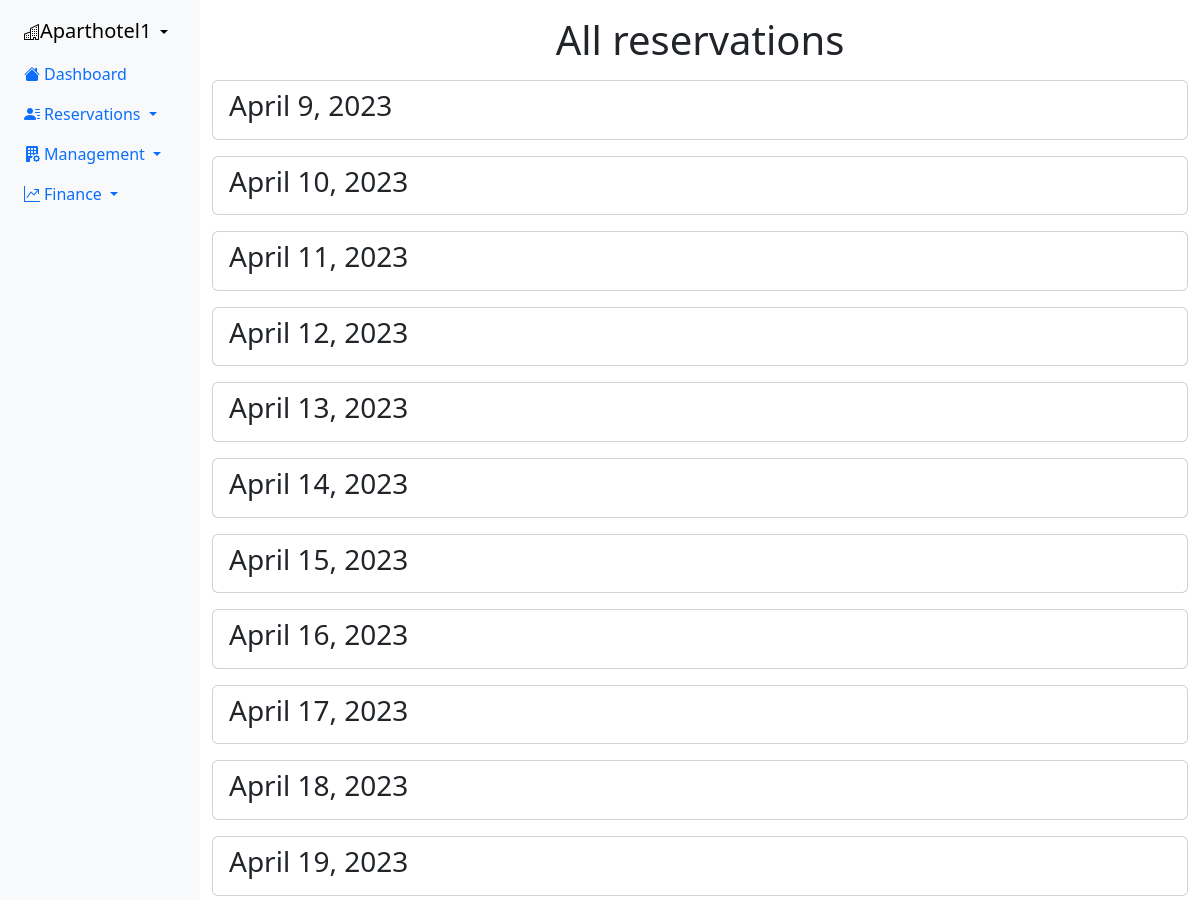
Before: /website/reservations/ (upper part) with the older database file.
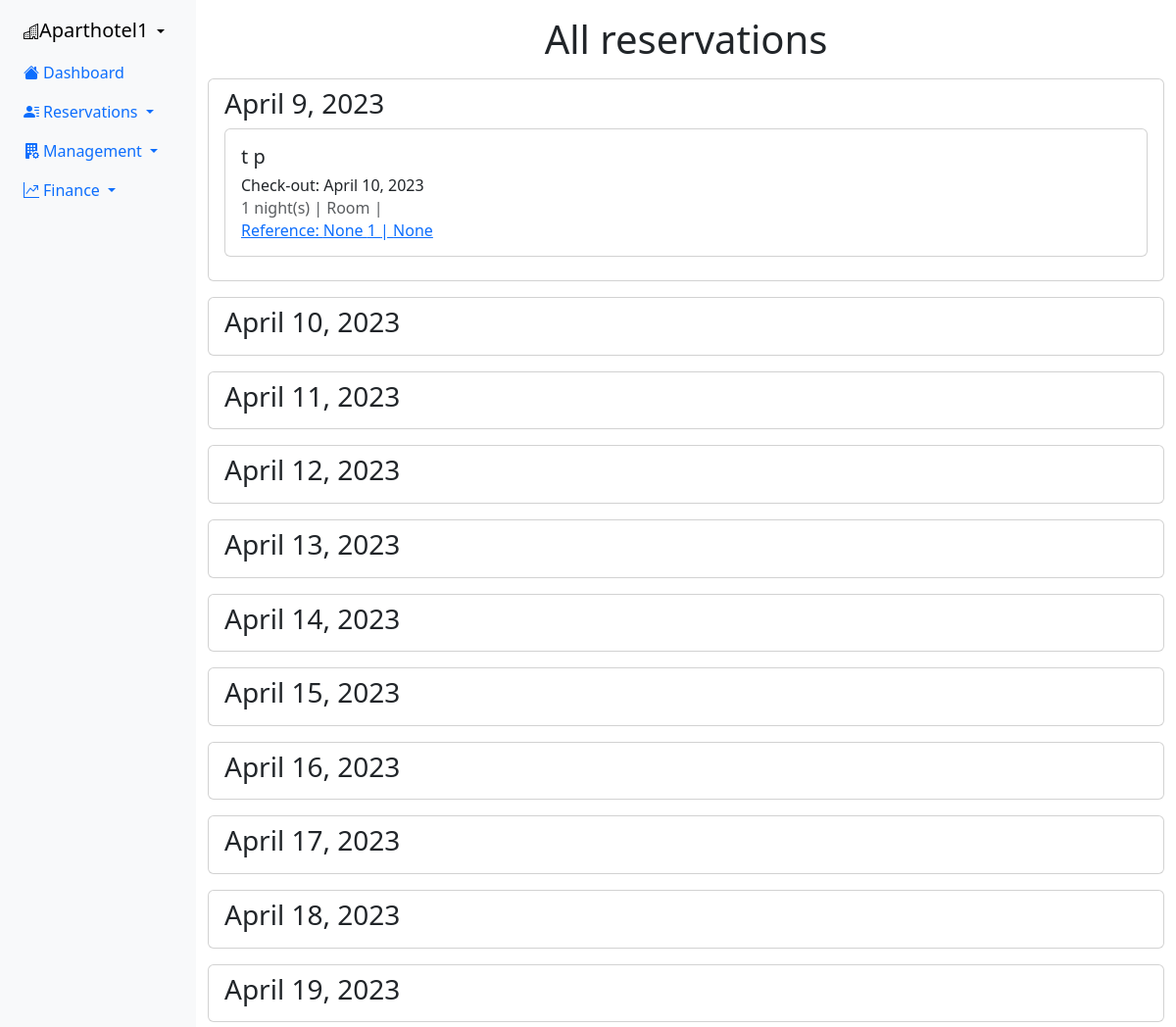
After: the same page with the newer database file.
### website/models.py (models this page shows, shortened)
class reservationModel(models.Model):
    intReservationId = models.AutoField(primary_key=True)
    extReservationId = models.CharField(max_length=20, null=True, blank=True)
    propertyName = models.CharField(max_length=15)
    guestFirstName = models.CharField(max_length=15)
    guestLastName = models.CharField(max_length=15)
    numGuests = models.IntegerField()
    numRooms = models.IntegerField()
    roomType = models.CharField(max_length=15)
    checkInDate = models.DateField(max_length=8)
    checkOutDate = models.DateField(max_length=8)
    reservationStatus = models.CharField(max_length=15, null=True, blank=True)
    totalPayment = models.DecimalField(max_digits=8, decimal_places=2, null=True, blank=True)
    commission = models.DecimalField(max_digits=7, decimal_places=2, null=True, blank=True)
    website = models.CharField(max_length=15, null=True, blank=True)
    assignedRoom = models.ForeignKey(buildingRoom, null=True, blank=True, on_delete=models.SET_NULL)
    def numNights(self):
        return (self.checkOutDate - self.checkInDate).days

### website/views.py (the view)
# urls.py: path('reservations/', views.allReservations, name='allReservations'),
def allReservations(request):
    context = {
        'currentDate': getTodayDate(),
        'weeklyDates': getWeekDates(),
        'threeMonthDates': threeMonthDates(),
        'threeMonthsReservations':getReservations('allReservations'),
    }
    return render(request, 'allReservations.html', context)

### website/views.py (called while the page is built)
def getTodayDate():
    currentDate = datetime.now().date()
    return currentDate

def getWeekDates():
    weeklyDates = []
    for i in range(0, 8):
        if i <= 8:
            newDate = getTodayDate() + timedelta(days=i)
            weeklyDates.append(newDate)
    return weeklyDates

def threeMonthDates():
    allReservationDates = []
    today = datetime.now().date()
    threeMonthsFromToday = today + timedelta(days=90)
    while today <= threeMonthsFromToday:
        allReservationDates.append(today)
        today += timedelta(days=1)
    return allReservationDates

### website/templates/website/allReservations.html
{% extends 'website/baseTemplate.html' %}
{% block content %}
    <div class="col">
        <div class="row">
            <div class="col">
                <div class="d-flex justify-content-center">
                    <h1 class="page-header m-3">All reservations</h1>
                </div>
            </div>
        </div>
        {% for day in threeMonthDates %}
            <div class="card mb-3">
                <div class="card-body px-3 pt-2 pb-2">
                    <div class="row">
                        <div class="col">
                            <h3 class="card-title">{{day}}</h3>
                        </div>
                    </div>
                    {% for reservation in threeMonthsReservations %}
                        {% if reservation.checkInDate == day %}
                            <div class="card mb-3">
                                <div class="card-body">
                                    <h5 class="card-title">{{ reservation.guestFirstName }} {{ reservation.guestLastName }}</h5>
                                    <h6 class="card-title">Check-out: {{ reservation.checkOutDate }}</h6>
                                    <h6 class="card-subtitle mb-2 text-muted">{{ reservation.numNights }} night(s) | Room {{ reservation.assignedRoom.pk }} | {{ reservation.roomType }}</h6>
                                    <h6 class="card-subtitle"><a href="#" class="card-link">Reference: {{ reservation.extReservationId }} {{ reservation.intReservationId }} | {{ reservation.website }}</a></h6>
                                </div>
                            </div>
                        {% endif %}
                    {% endfor %}
                </div>
            </div>
        {% endfor %}
    </div>
{% endblock %}

Changed rows visible on the page:
added reservationModel: guestFirstName "t", guestLastName "p", checkOutDate "April 10, 2023", numNights "1", extReservationId "None", intReservationId "1", website "None"
